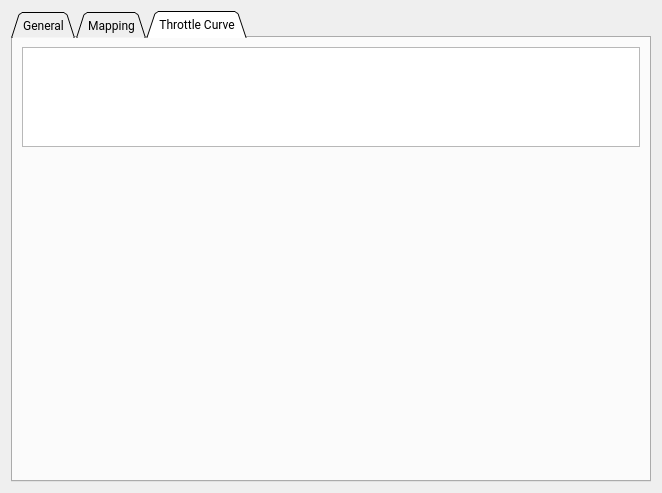
<?xml version="1.0" encoding="UTF-8"?>
<ui version="4.0">
 <class>PageAppAdc</class>
 <widget class="QWidget" name="PageAppAdc">
  <property name="geometry">
   <rect>
    <x>0</x>
    <y>0</y>
    <width>662</width>
    <height>493</height>
   </rect>
  </property>
  <property name="font">
   <font>
    <family>Roboto</family>
   </font>
  </property>
  <property name="windowTitle">
   <string>Form</string>
  </property>
  <layout class="QVBoxLayout" name="verticalLayout">
   <item>
    <widget class="QTabWidget" name="tabWidget">
     <property name="tabShape">
      <enum>QTabWidget::Triangular</enum>
     </property>
     <property name="currentIndex">
      <number>2</number>
     </property>
     <widget class="QWidget" name="tab">
      <attribute name="title">
       <string>General</string>
      </attribute>
      <layout class="QVBoxLayout" name="verticalLayout_2">
       <item>
        <widget class="ParamTable" name="generalTab"/>
       </item>
      </layout>
     </widget>
     <widget class="QWidget" name="tab_2">
      <attribute name="title">
       <string>Mapping</string>
      </attribute>
      <layout class="QVBoxLayout" name="verticalLayout_3">
       <item>
        <widget class="ParamTable" name="mappingTab"/>
       </item>
       <item>
        <widget class="AdcMap" name="adcMap" native="true"/>
       </item>
      </layout>
     </widget>
     <widget class="QWidget" name="tab_3">
      <attribute name="title">
       <string>Throttle Curve</string>
      </attribute>
      <layout class="QVBoxLayout" name="verticalLayout_4">
       <item>
        <widget class="ParamTable" name="throttleCurveTab">
         <property name="sizePolicy">
          <sizepolicy hsizetype="Expanding" vsizetype="Fixed">
           <horstretch>0</horstretch>
           <verstretch>0</verstretch>
          </sizepolicy>
         </property>
         <property name="maximumSize">
          <size>
           <width>16777215</width>
           <height>100</height>
          </size>
         </property>
        </widget>
       </item>
       <item>
        <widget class="QCustomPlot" name="throttlePlot" native="true">
         <property name="sizePolicy">
          <sizepolicy hsizetype="Preferred" vsizetype="MinimumExpanding">
           <horstretch>0</horstretch>
           <verstretch>0</verstretch>
          </sizepolicy>
         </property>
        </widget>
       </item>
      </layout>
     </widget>
    </widget>
   </item>
  </layout>
 </widget>
 <customwidgets>
  <customwidget>
   <class>ParamTable</class>
   <extends>QTableWidget</extends>
   <header>widgets/paramtable.h</header>
  </customwidget>
  <customwidget>
   <class>QCustomPlot</class>
   <extends>QWidget</extends>
   <header>widgets/qcustomplot.h</header>
   <container>1</container>
  </customwidget>
  <customwidget>
   <class>AdcMap</class>
   <extends>QWidget</extends>
   <header>widgets/adcmap.h</header>
   <container>1</container>
  </customwidget>
 </customwidgets>
 <resources/>
 <connections/>
</ui>
